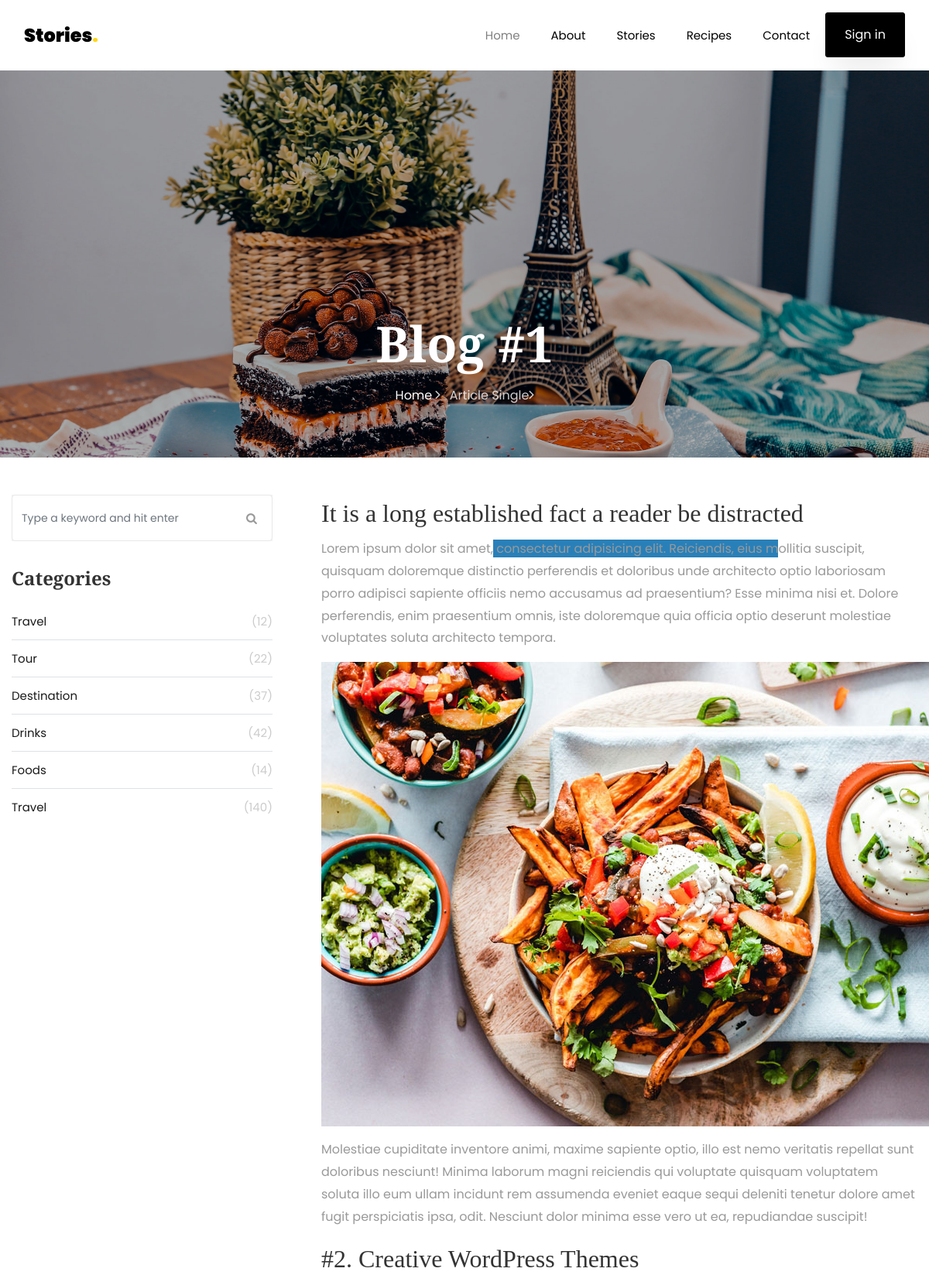
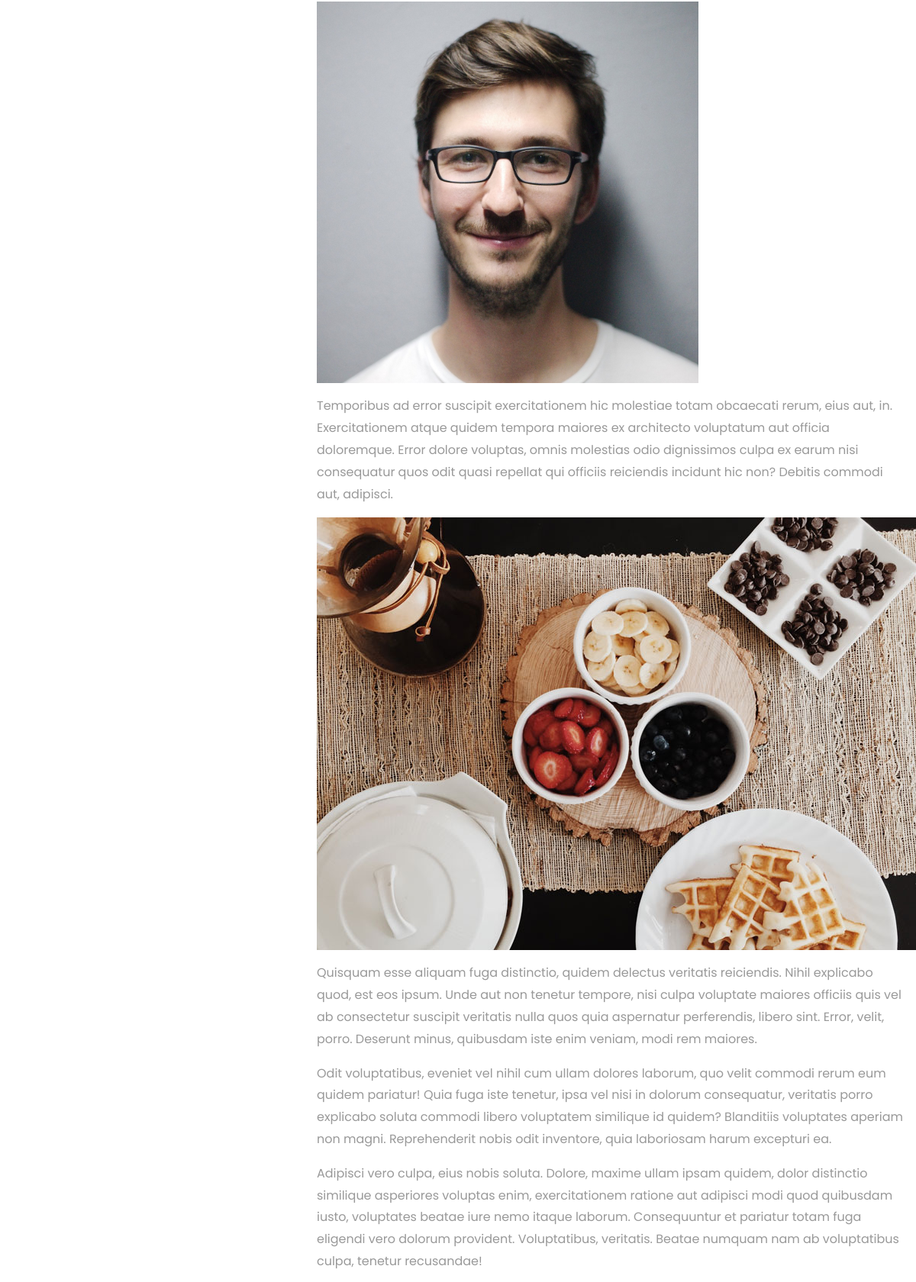
The page /recipe-detail/1/ (upper part) on the database its author committed (2 pictures, top to bottom).
### stories/models.py (models this page shows, shortened)
class Recipe(models.Model):
    tags = models.ManyToManyField(Tag, related_name='recipes')
    category = models.ForeignKey(Category, on_delete=models.CASCADE)
    author = models.ForeignKey(User, on_delete=models.CASCADE)
    title = models.CharField(max_length=255)
    image = models.ImageField(upload_to='recipes/')
    short_description = models.TextField(max_length=1000, help_text="bu reseptler siyahisinda cixacaq metindir")
    long_description = RichTextField(null=True, blank=True)
    is_published = models.BooleanField(default=True)
    created_at = models.DateTimeField(auto_now_add=True)
    updated_at = models.DateTimeField(auto_now=True)
    class Meta:
        db_table = "recipes"
        verbose_name = "Resept"
        verbose_name_plural = "Reseptlər"
        ordering = 'created_at',

### stories/views.py (the view)
# urls.py: path('recipe-detail/<int:pk>/', RecipeDetail.as_view(), name="recipe-detail"),
class RecipeDetail(DetailView):
    model = Recipe
    template_name = 'single.html'

### stories/forms.py
class SubscriberForm(forms.ModelForm):
    class Meta:
        model = Subscriber
        fields = (
            'email',
        )
        widgets = {
            'email': forms.EmailInput(attrs={
                'class': 'form-control',
                'placeholder': 'Enter email address',
            }),
        }

### stories/templatetags/custom_tags.py (called while the page is built)
@register.simple_tag
def get_about_info():
    return About.objects.last()

@register.simple_tag
def get_subscriber_form():
    return SubscriberForm()

### stories/templates/single.html (shortened to what this page needs)
{% extends 'base.html' %}
{% load static %}
{% block content %}
<section class="hero-wrap hero-wrap-2" style="background-image: url({% static 'images/bg_4.jpg' %});">
    <div class="overlay"></div>
    <div class="container">
        <div class="row no-gutters slider-text align-items-end justify-content-center">
            <div class="col-md-9 ftco-animate pb-5 text-center">
                <h1 class="mb-3 bread">{{recipe.title}}</h1>
                <p class="breadcrumbs"><span class="mr-2"><a href="index.html">Home <i
                        class="ion-ios-arrow-forward"></i></a></span> <span>Article Single<i
                        class="ion-ios-arrow-forward"></i></span></p>
            </div>
        </div>
    </div>
</section>
<section class="ftco-section">
    <div class="container">
        <div class="row">
             <div class="col-lg-8 order-lg-last ftco-animate">
                 {{recipe.long_description|safe}}
            </div>
            <div class="col-lg-4 sidebar pr-lg-5 ftco-animate">
                <div class="sidebar-box">
                    <form action="#" class="search-form">
                        <div class="form-group">
                            <span class="icon icon-search"></span>
                            <input type="text" class="form-control" placeholder="Type a keyword and hit enter">
                        </div>
                    </form>
                </div>
                <div class="sidebar-box ftco-animate">
                    <ul class="categories">
                        <h3 class="heading mb-4">Categories</h3>
                        <li><a href="#">Travel <span>(12)</span></a></li>
                        <li><a href="#">Tour <span>(22)</span></a></li>
                        <li><a href="#">Destination <span>(37)</span></a></li>
                        <li><a href="#">Drinks <span>(42)</span></a></li>
                        <li><a href="#">Foods <span>(14)</span></a></li>
                        <li><a href="#">Travel <span>(140)</span></a></li>
                    </ul>
                </div>
            </div>
        </div>
    </div>
</section>
{% endblock %}

### static/css/icomoon.css (style rules this page uses)
[class^="icon-"], [class*=" icon-"] { font-family: 'icomoon' !important; speak: none; font-style: normal; font-weight: normal; font-variant: normal; text-transform: none; line-height: 1; -webkit-font-smoothing: antialiased; -moz-osx-font-smoothing: grayscale; }
.icon-search:before { content: "\f002"; }

### rows shown on the page
Recipe: title "Blog #1", long_description "It is a long established fact a reader be distracted Lorem ipsum dolor sit amet, consectetur adipisicing elit. Reiciendis, eius m ollitia suscipit, quisquam doloremque distinctio perferendis et doloribus unde architecto optio laboriosam porro adipisci sapiente officiis nemo accusamus ad praesentium? Esse minima nisi et. Dolore perferendis, enim praesentium omnis, iste doloremque quia officia optio deserunt molestiae voluptates soluta architecto tempora. Molestiae cupiditate inventore animi, maxime sapiente optio, illo est nemo veritatis repellat sunt doloribus nesciunt! Minima laborum magni reiciendis qui voluptate quisquam voluptatem soluta illo eum ullam incidunt rem assumenda eveniet…", long_description (picture)
